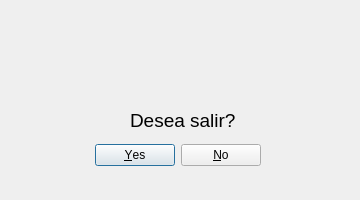
<?xml version="1.0" encoding="UTF-8"?>
<ui version="4.0">
 <class>Dialog</class>
 <widget class="QDialog" name="Dialog">
  <property name="geometry">
   <rect>
    <x>0</x>
    <y>0</y>
    <width>360</width>
    <height>200</height>
   </rect>
  </property>
  <property name="windowTitle">
   <string>Aviso</string>
  </property>
  <property name="modal">
   <bool>true</bool>
  </property>
  <widget class="QDialogButtonBox" name="buttonBox">
   <property name="geometry">
    <rect>
     <x>-100</x>
     <y>120</y>
     <width>361</width>
     <height>71</height>
    </rect>
   </property>
   <property name="orientation">
    <enum>Qt::Horizontal</enum>
   </property>
   <property name="standardButtons">
    <set>QDialogButtonBox::No|QDialogButtonBox::Yes</set>
   </property>
  </widget>
  <widget class="QLabel" name="IMGAviso">
   <property name="geometry">
    <rect>
     <x>140</x>
     <y>10</y>
     <width>81</width>
     <height>81</height>
    </rect>
   </property>
   <property name="text">
    <string/>
   </property>
   <property name="pixmap">
    <pixmap>img/señal.ico</pixmap>
   </property>
   <property name="scaledContents">
    <bool>true</bool>
   </property>
  </widget>
  <widget class="QLabel" name="TXTAviso">
   <property name="geometry">
    <rect>
     <x>130</x>
     <y>100</y>
     <width>141</width>
     <height>41</height>
    </rect>
   </property>
   <property name="font">
    <font>
     <pointsize>14</pointsize>
     <weight>50</weight>
     <bold>false</bold>
    </font>
   </property>
   <property name="text">
    <string>Desea salir?</string>
   </property>
  </widget>
 </widget>
 <resources/>
 <connections>
  <connection>
   <sender>buttonBox</sender>
   <signal>accepted()</signal>
   <receiver>Dialog</receiver>
   <slot>accept()</slot>
   <hints>
    <hint type="sourcelabel">
     <x>248</x>
     <y>254</y>
    </hint>
    <hint type="destinationlabel">
     <x>157</x>
     <y>274</y>
    </hint>
   </hints>
  </connection>
  <connection>
   <sender>buttonBox</sender>
   <signal>rejected()</signal>
   <receiver>Dialog</receiver>
   <slot>reject()</slot>
   <hints>
    <hint type="sourcelabel">
     <x>316</x>
     <y>260</y>
    </hint>
    <hint type="destinationlabel">
     <x>286</x>
     <y>274</y>
    </hint>
   </hints>
  </connection>
 </connections>
</ui>
